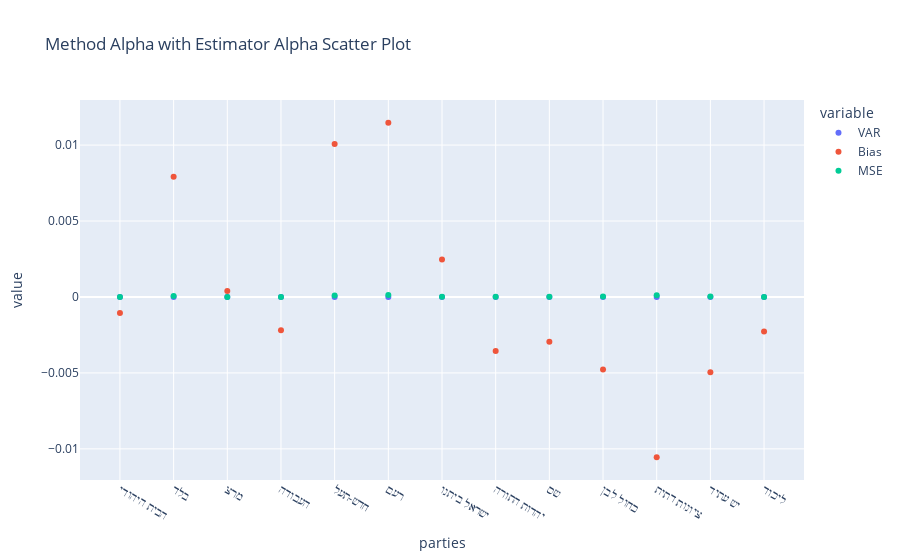

The notebook cell saved with this chart:
### Code cell
# To better understand our data, I showed graphs without the Expeceted Value which is high.
fig = px.scatter(method_1_estimator_1_df.iloc[0:,1:],labels ={'index' : 'parties'} , title = "Method Alpha with Estimator Alpha Scatter Plot")
fig.show()

### Figure 1 — Plotly figure (JSON) as saved in the notebook; plotly's stock layout.template omitted (floating-point values rounded to 4 significant figures)
{"data": [{"hovertemplate": "variable=VAR<br>parties=%{x}<br>value=%{y}<extra></extra>", "legendgroup": "VAR", "marker": {"color": "#636efa", "symbol": "circle"}, "mode": "markers", "name": "VAR", "orientation": "v", "showlegend": true, "type": "scatter", "x": ["הבית היהודי", "בלד", "מרצ", "העבודה", "חדש-תעל", "רעם", "ישראל ביתנו", "יהדות התורה", "שס", "כחול לבן", "ציונות דתית", "יש עתיד", "ליכוד"], "xaxis": "x", "y": [5.689e-10, 5.189e-09, 3.627e-09, 3.009e-09, 8.125e-09, 1.114e-08, 5.192e-09, 3.805e-09, 6.996e-09, 6.915e-09, 8.524e-09, 9.109e-09, 1.904e-08], "yaxis": "y"}, {"hovertemplate": "variable=Bias<br>parties=%{x}<br>value=%{y}<extra></extra>", "legendgroup": "Bias", "marker": {"color": "#EF553B", "symbol": "circle"}, "mode": "markers", "name": "Bias", "orientation": "v", "showlegend": true, "type": "scatter", "x": ["הבית היהודי", "בלד", "מרצ", "העבודה", "חדש-תעל", "רעם", "ישראל ביתנו", "יהדות התורה", "שס", "כחול לבן", "ציונות דתית", "יש עתיד", "ליכוד"], "xaxis": "x", "y": [-0.001054, 0.007907, 0.0003924, -0.002197, 0.01008, 0.01147, 0.002475, -0.003564, -0.002941, -0.004768, -0.01055, -0.004964, -0.002278], "yaxis": "y"}, {"hovertemplate": "variable=MSE<br>parties=%{x}<br>value=%{y}<extra></extra>", "legendgroup": "MSE", "marker": {"color": "#00cc96", "symbol": "circle"}, "mode": "markers", "name": "MSE", "orientation": "v", "showlegend": true, "type": "scatter", "x": ["הבית היהודי", "בלד", "מרצ", "העבודה", "חדש-תעל", "רעם", "ישראל ביתנו", "יהדות התורה", "שס", "כחול לבן", "ציונות דתית", "יש עתיד", "ליכוד"], "xaxis": "x", "y": [1.112e-06, 6.253e-05, 1.576e-07, 4.83e-06, 0.0001015, 0.0001316, 6.13e-06, 1.271e-05, 8.657e-06, 2.274e-05, 0.0001114, 2.465e-05, 5.21e-06], "yaxis": "y"}], "layout": {"legend": {"title": {"text": "variable"}, "tracegroupgap": 0}, "title": {"text": "Method Alpha with Estimator Alpha Scatter Plot"}, "xaxis": {"anchor": "y", "domain": [0, 1], "title": {"text": "parties"}}, "yaxis": {"anchor": "x", "domain": [0, 1], "title": {"text": "value"}}}}
